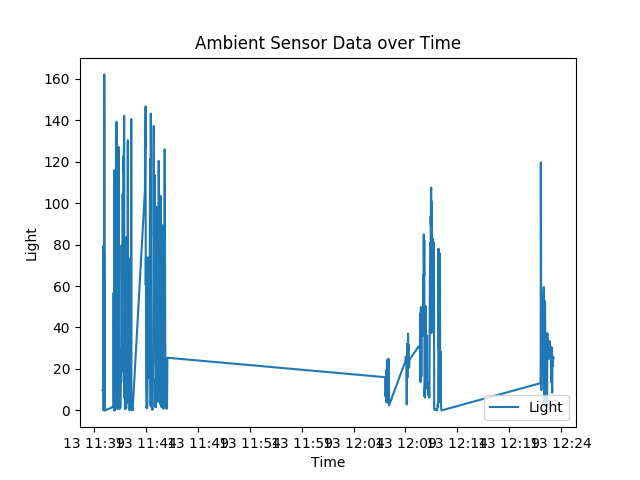

Source code (Python):
#cat Amlog.txt | tr ' ' ',' | tr '/' '-' | cut -d ',' -f1,2,3 | sed 's/#//' | sed 's/PM//' | sed 's/AM//' | sed -e '1i\Date,Time,Ambient Light' > Amlog.csv
from matplotlib import pyplot, dates
from csv import reader
from dateutil import parser

with open('Amlog.csv', 'r') as f:
    data = list(reader(f))

light = [i[2] for i in data[1::]]
time = [parser.parse(i[1]) for i in data[1::]]

pyplot.plot(time, light)
pyplot.title('Ambient Sensor Data over Time')
pyplot.xlabel('Time')
pyplot.ylabel('Light')
#pyplot.show()

pyplot.legend(['Light'], loc=4)

pyplot.savefig('Amlog.png')
